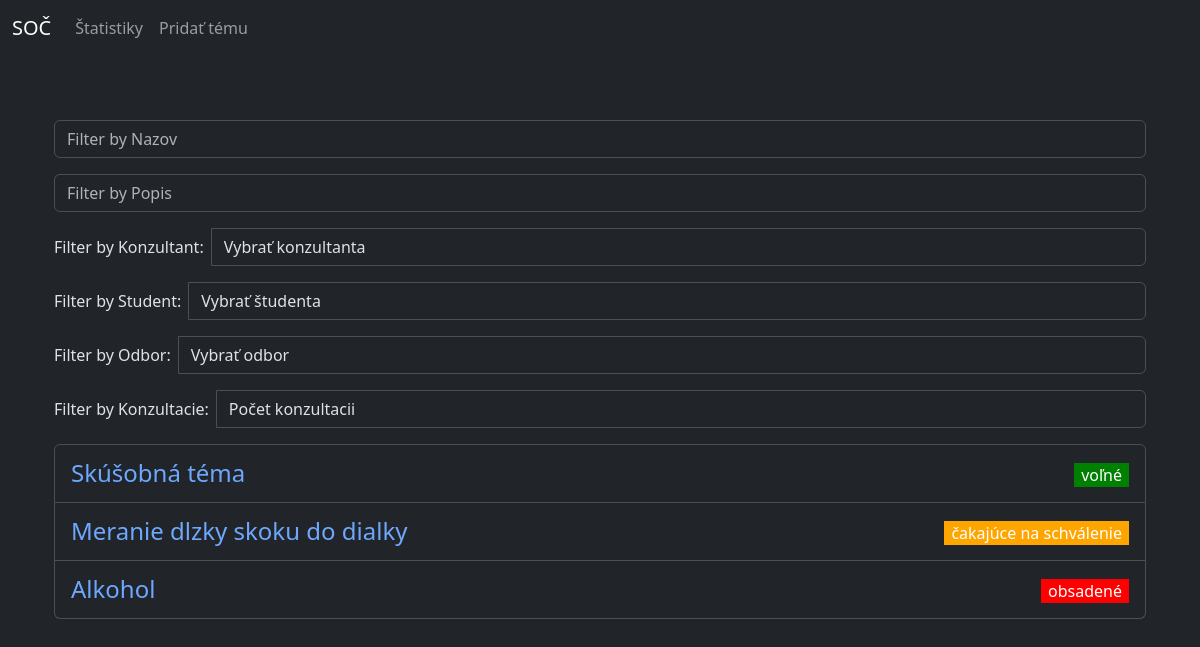
/soc/, run on an earlier commit of the app's database.
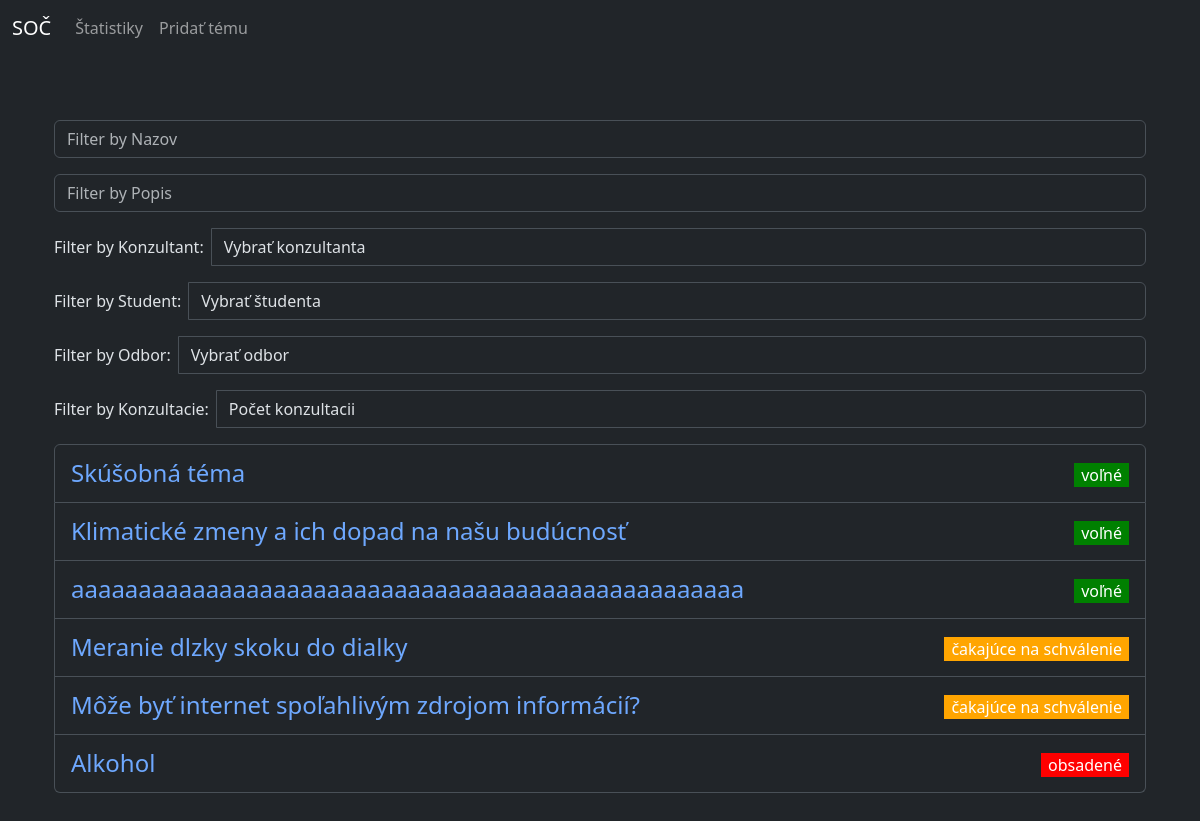
And on a later commit of the database.
### soc/models.py (models this page shows)
class Tema(models.Model):
    nazov = models.CharField(max_length=50)
    popis = models.TextField()
    konzultant = models.ForeignKey(Ucitel, on_delete=models.CASCADE)
    student = models.ForeignKey(Student, on_delete=models.SET_NULL, null=True, blank=True)
    odbor = models.ForeignKey(Odbor, on_delete=models.CASCADE)
    dostupnost = models.ForeignKey(Dostupnost, on_delete=models.CASCADE)
    konzultacie = models.IntegerField()
    class Meta:
        verbose_name = "Téma"
        verbose_name_plural = "Témy"
        ordering = ["nazov"]
    def __str__(self):
        return f"{self.nazov}"

class Dostupnost(models.Model):
    nazov = models.CharField(max_length=22)
    class Meta:
        verbose_name = "Dostupnosť"
        verbose_name_plural = "Dostupnosti"
    def __str__(self):
        return f"{self.nazov}"

### soc/views.py (the view)
# urls.py: path('', views.vypis_tem, name='vypis_tem'),
def vypis_tem(request):
    temy = Tema.objects.all().order_by("dostupnost", "id")
    konzultanti = Ucitel.objects.all().order_by("priezvisko")
    studenti = Student.objects.all().order_by("priezvisko")
    odbory = Odbor.objects.all().order_by("nazov")
    return render(request, "soc/index.html", {"temy":temy, "konzultanti":konzultanti, "studenti":studenti, "odbory":odbory})

### soc/models.py (called while the page is built)
    def __str__(self):
        return f"{self.meno} {self.priezvisko}"

    def __str__(self):
        return f"{self.meno} {self.priezvisko}"

    def __str__(self):
        return f"{self.nazov}"

### soc/templates/soc/index.html (shortened to what this page needs)
{% extends "base.html" %}
{% block content %}
<div class="container">
    <div class="row">
        <div class="col-md-12">
          <div class="filter-bar">
            <div class="input-group mb-3">
              <input type="text" id="filter-nazov" placeholder="Filter by Nazov" oninput="filterTemy()" class="form-control">
            </div>
            <div class="input-group mb-3">
              <input type="text" id="filter-popis" placeholder="Filter by Popis" oninput="filterTemy()" class="form-control">
            </div>
            <div class="input-group mb-3">
              <label style="margin-top:7px; margin-right: 8px;" for="filter-konzultant">Filter by Konzultant:</label>
              <select id="filter-konzultant" oninput="filterTemy()" class="form-control">
                <option value="">Vybrať konzultanta</option>
              </select>
            </div>
            <div class="input-group mb-3">
              <label style="margin-top:7px; margin-right: 8px;" for="filter-student">Filter by Student:</label>
              <select id="filter-student" oninput="filterTemy()" class="form-control">
                <option value="">Vybrať študenta</option>
              </select>
            </div>
            <div class="input-group mb-3">
              <label style="margin-top:7px; margin-right: 8px;" for="filter-odbor">Filter by Odbor:</label>
              <select id="filter-odbor" oninput="filterTemy()" class="form-control">
                <option value="">Vybrať odbor</option>
              </select>
            </div>
            <div class="input-group mb-3">
                <label style="margin-top:7px; margin-right: 8px;" for="filter-konzultacie">Filter by Konzultacie:</label>
                <select id="filter-konzultacie" oninput="filterTemy()" class="form-control">
                  <option value="">Počet konzultacii</option>
                </select>
              </div>
          </div>
        </div>
      <div class="col-md-12">
        <ul class="list-group" id="temy-list">
            {% for tema in temy %}
            <li class="list-group-item">
                <a class="link-underline link-underline-opacity-0" data-bs-toggle="collapse" href="#{{ tema.id }}" role="button" aria-expanded="false">
                    <div class="d-flex justify-content-between">
                        <h4 style="margin-bottom:0; margin-top:6px;">{{ tema }}</h4>
                        {% if tema.dostupnost.nazov == "voľné" %}
                        <p style="margin-top: 10px; margin-bottom: 7px; color: white;background-color:green; padding: 0 7px;">{{ tema.dostupnost }}</p>
                        {% elif tema.dostupnost.nazov == "čakajúce na schválenie" %}
                        <p style="margin-top: 10px; margin-bottom: 7px; color: white; background-color:orange; padding: 0 7px;">{{ tema.dostupnost }}</p>
                        {% elif tema.dostupnost.nazov == "obsadené" %}
                        <p style="margin-top: 10px; margin-bottom: 7px; color: white; background-color:red; padding: 0 7px;">{{ tema.dostupnost }}</p>
                        {% endif %}
                    </div>
                </a>
            </li>
            {% endfor %}
        </ul>
      </div>
  </div>
{% endblock content %}

What changed in the data, as far as the page shows it:
added Tema: nazov "Klimatické zmeny a ich dopad na našu budúcnosť", dostupnost "voľné"
added Tema: nazov "aaaaaaaaaaaaaaaaaaaaaaaaaaaaaaaaaaaaaaaaaaaaaaaaaa", dostupnost "voľné"
added Tema: nazov "Môže byť internet spoľahlivým zdrojom informácií?", dostupnost "čakajúce na schválenie"
